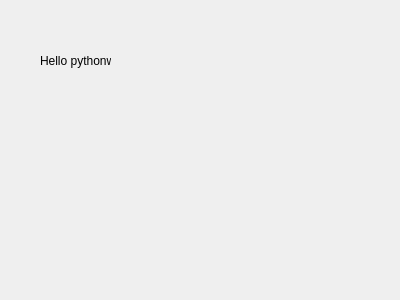
<?xml version="1.0" encoding="UTF-8"?>
<ui version="4.0">
 <class>Dialog</class>
 <widget class="QDialog" name="Dialog">
  <property name="geometry">
   <rect>
    <x>0</x>
    <y>0</y>
    <width>400</width>
    <height>300</height>
   </rect>
  </property>
  <property name="windowTitle">
   <string>Dialog</string>
  </property>
  <widget class="QLabel" name="label">
   <property name="geometry">
    <rect>
     <x>40</x>
     <y>40</y>
     <width>71</width>
     <height>41</height>
    </rect>
   </property>
   <property name="text">
    <string>Hello pythonw</string>
   </property>
  </widget>
 </widget>
 <resources/>
 <connections/>
</ui>
